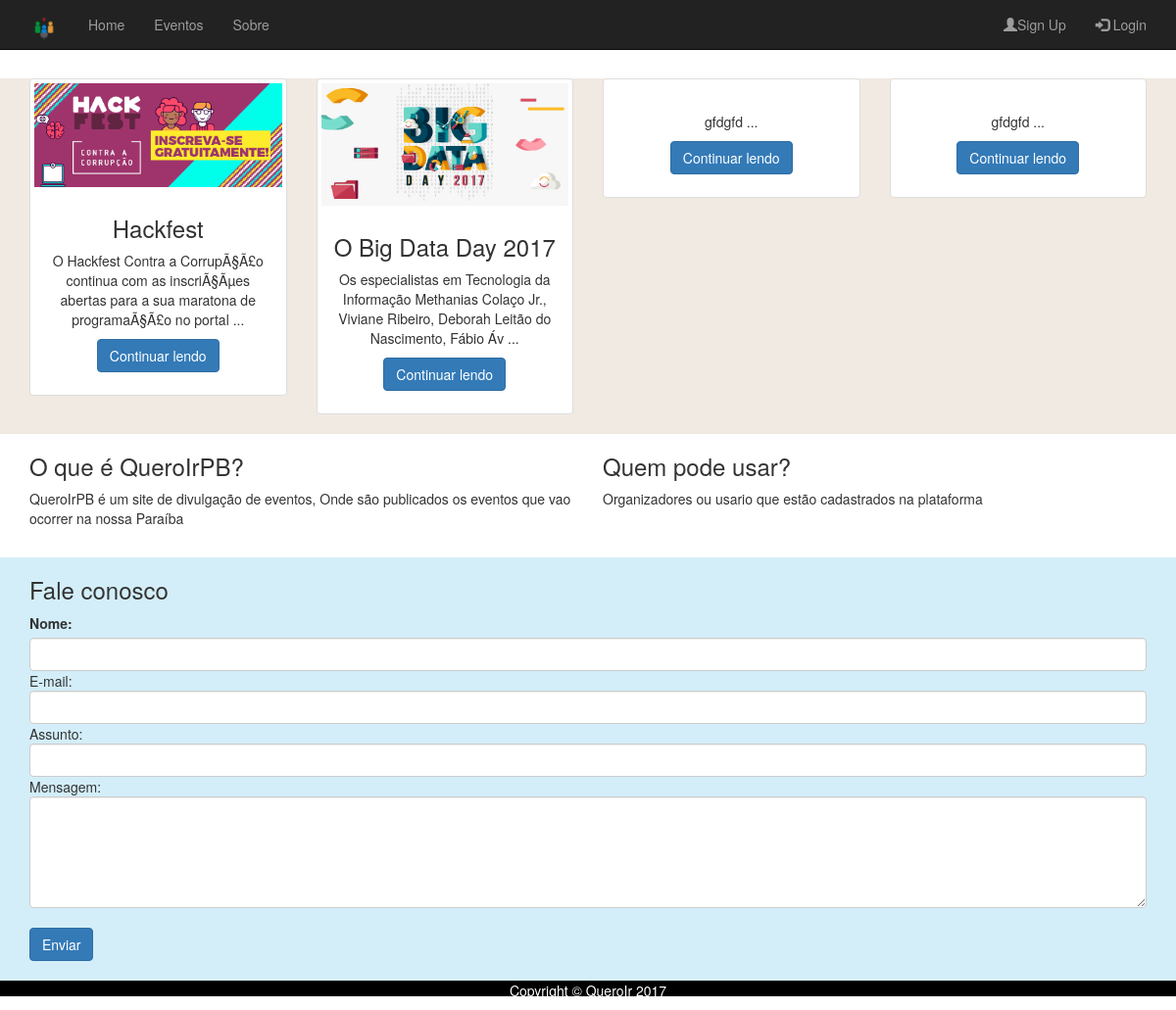
Page / (signed in) on the committed database.
### tables this page shows
CREATE TABLE IF NOT EXISTS `evento_insc` (
  `idEvento` int(11) NOT NULL AUTO_INCREMENT,
  `titulo` varchar(50) DEFAULT NULL,
  `organizador` varchar(50) DEFAULT NULL,
  `emailOrg` varchar(256) DEFAULT NULL,
  `descricao` varchar(5000) DEFAULT NULL,
  `dataIniEv` date DEFAULT NULL,
  `dataFimEv` date DEFAULT NULL,
  `localidade` varchar(256) DEFAULT NULL,
  `tipo` varchar(50) DEFAULT NULL,
  `idUser` int(11) DEFAULT NULL,
  `dataIniInsc` date DEFAULT NULL,
  `dataFimInsc` date DEFAULT NULL,
  `preco` decimal(7,2) DEFAULT NULL,
  `imagem` varchar(50) DEFAULT NULL,
  `video` varchar(50) DEFAULT NULL,
  PRIMARY KEY (`idEvento`),
  KEY `idUser` (`idUser`),
  CONSTRAINT `FK_evento_insc_login` FOREIGN KEY (`idUser`) REFERENCES `login` (`idUser`)
);

### Config/PageInicial.php (called while the page is built)
<?php
include_once("Config/eventos.php");
include_once("Config/about.php");
include_once("Config/contato.php");
?>

### Config/eventos.php (the view)
<?php
include_once("config.inc.php");
$busca = "SELECT * FROM evento_insc ORDER BY RAND() LIMIT 4";
$todos = mysqli_query($conexao, $busca);
 ?>
   <div class="diveventos">
   <div class="container">
        <div class="row text-center">
            <?php while ($dados=mysqli_fetch_array($todos)) { ?>
            <div class="col-md-3 col-sm-6 hero-feature">
                <div class="thumbnail">
                    <img src="<?=$dados['imagem'];?>" alt="">
                    <div class="caption">
                        <h3><?=$dados['titulo'];?></h3>
                        <?php
                        $res = substr($dados['descricao'],0,128);
                        echo "<p>$res ...</p>";
                        $id = $dados['idEvento'];
                        echo "<p><a href='?pg=Config/LendoEvento&id=$id' class='btn btn-primary'>Continuar lendo</a></p>"
                        ?>
                    </div>
                </div>
            </div>
          <?php } ?>
        </div>
    </div>
</div>

### Config/css/config.css (style rules this page uses)
.diveventos { background-color: #F1EAE2; }

### rows in the picture
evento_insc: imagem (picture), titulo "Hackfest", descricao "O Hackfest Contra a CorrupÃ§Ã£o continua com as inscriÃ§Ãµes abertas para a sua maratona de programaÃ§Ã£o no portal"
evento_insc: imagem (picture), titulo "O Big Data Day 2017", descricao "Os especialistas em Tecnologia da Informação Methanias Colaço Jr., Viviane Ribeiro, Deborah Leitão do Nascimento, Fábio Áv"
evento_insc: descricao "gfdgfd"
evento_insc: descricao "gfdgfd"
